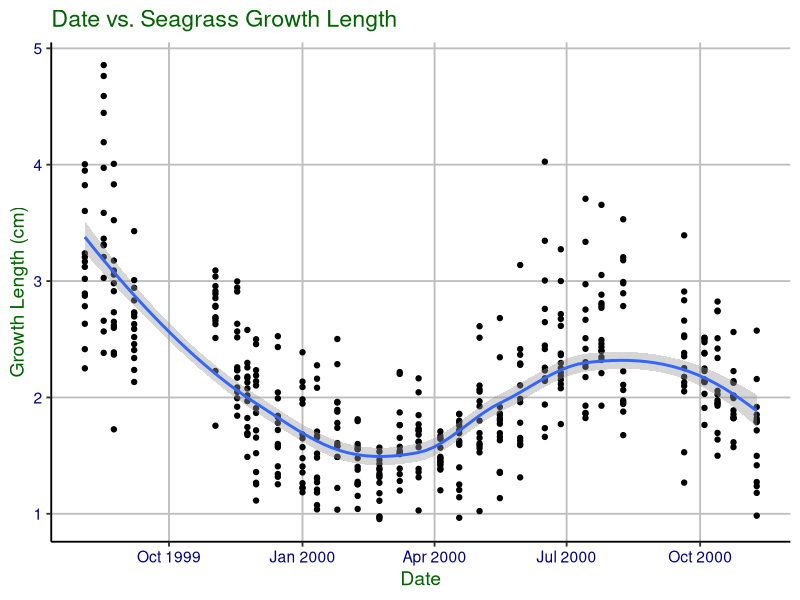
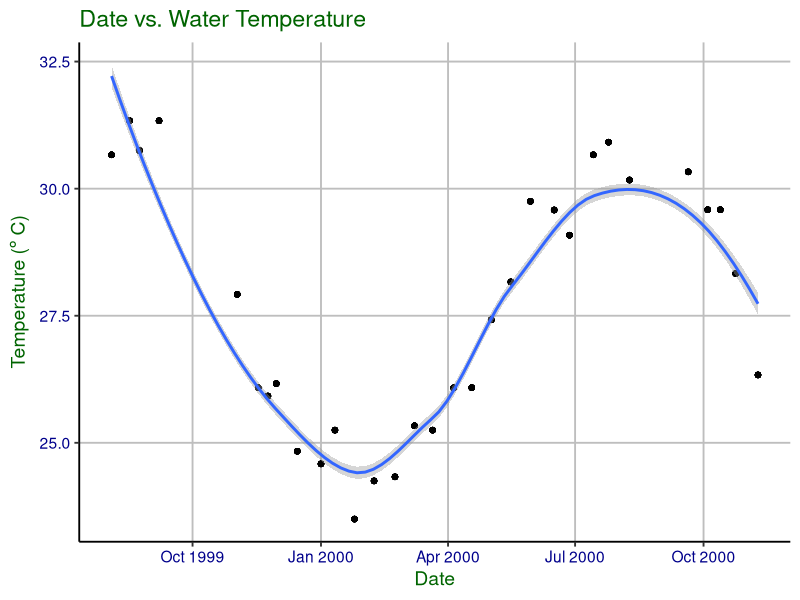
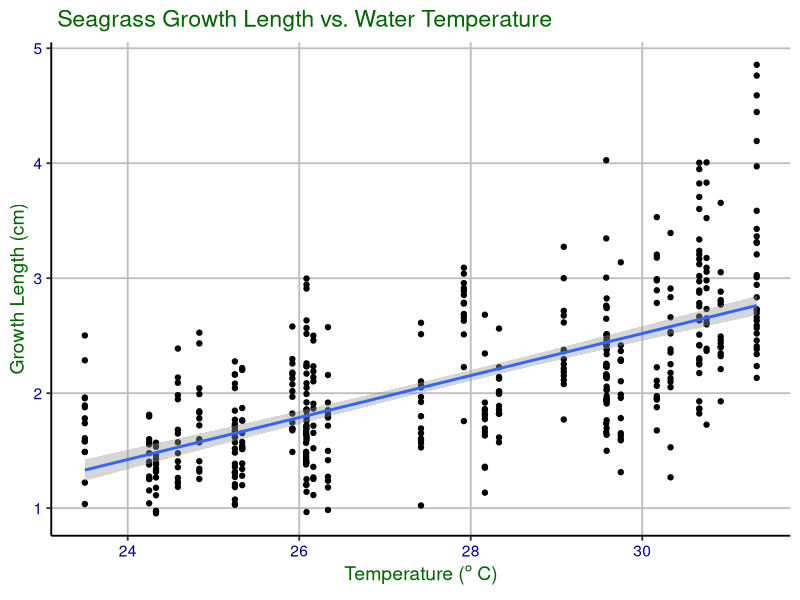
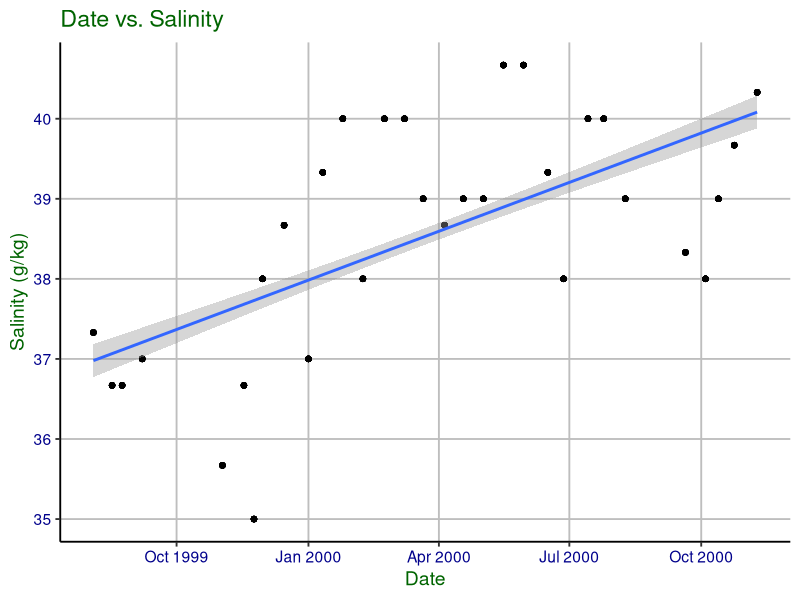
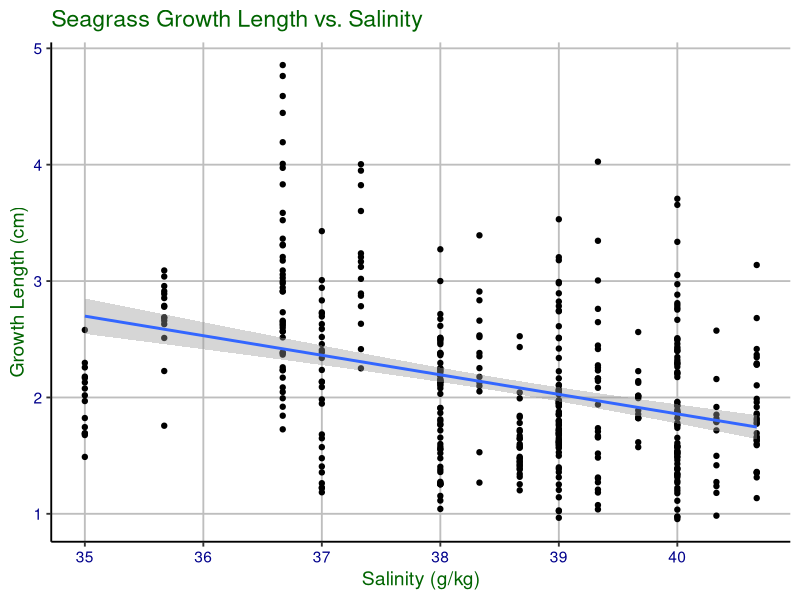

Generate these figures, in order, with R:
## ---- chunk 1
# import libraries
library(tidyverse)
library(lubridate)
library(here)

# check that here points to the project folder
here()

# setting plot theme
mytheme <- theme_classic(base_size = 14) +
  theme(axis.text = element_text(color = "darkblue"), 
        title = element_text(color='darkgreen'),
        panel.grid.major = element_line(color = "gray", linetype = "solid"))
# set theme
theme_set(mytheme)

## ---- chunk 2
# import temperature data
temp <-  read.csv("Data/Raw/Temperature-Salinity.csv")

# import salinity data
salinity <-  read.csv("Data/Raw/Temperature-Salinity.csv")

# import linear growth data
linear_growth <- read.csv("Data/Raw/Seagrass-linear-growth-rates.csv")

## ---- chunk 3
# change temp date column
temp$date <- as.Date(temp$date)

# change salinity date column
salinity$date <- as.Date(salinity$date)

# change dat column
linear_growth$date <- as.Date(linear_growth$date)
# creating a month column

## ---- chunk 4
# filtering for only reference data (represents whole experiment time)
# creating a mean temp column
# selecting needed columns
# getting rid of possible NAs
temp_processed <- temp %>% 
  filter(treatment == "reference") %>%
  mutate(mean_temp = (min_temp + max_temp) / 2) %>%
  select(date, mean_temp, exp_week) %>% 
  na.omit()

# filtering for only reference data (represents whole experiment time)
# selecting needed columns
# getting rid of possible NAs
salinity_processed <- salinity %>%
  filter(treatment == "reference") %>%
  select(date, salinity, exp_week) %>% 
  na.omit()


# filtering for only reference data (represents whole experiment time) 
# selecting needed columns
linear_growth_processed <- linear_growth %>% 
  filter(treatment == "reference") %>%
  select(date, gr_length, exp_week)

## ---- chunk 5
# joining temp data and linear growth by using experiment week
temp_lineargrowth <- full_join(temp_processed, 
                               linear_growth_processed, 
                               by = "exp_week")

# selecting the full date column and removing NAs
temp_lineargrowth_processed <- temp_lineargrowth %>%
  select(date.x, mean_temp, gr_length) %>%
  na.omit()

# joining salinity data and linear growth by using experiment week
salinity_lineargrowth <- full_join(salinity_processed, 
                                   linear_growth_processed, 
                                   by = "exp_week")

# selecting the full date column and removing NAs
salinity_lineargrowth_processed <- salinity_lineargrowth %>%
  select(date.x, salinity, gr_length) %>%
  na.omit()

## ---- chunk 6
# plot of linear growth over time
growth_time_plot <-
ggplot(temp_lineargrowth_processed,aes(x=date.x,y=gr_length)) + 
  geom_point() + 
  geom_smooth(method = 'loess') +
  labs(title = "Date vs. Seagrass Growth Length",
       y="Growth Length (cm)",
       x="Date")
plot(growth_time_plot)

# plot of temperature over time
temp_time_plot <-
ggplot(temp_lineargrowth_processed,aes(x=date.x,y=mean_temp)) + 
  geom_point() + 
  geom_smooth(method = 'loess') +
  labs(title = "Date vs. Water Temperature",
       y="Temperature (" * degree~C * ")",
       x="Date")
plot(temp_time_plot)

# plot comparing linear growth to temperature
growth_temp_plot <-
ggplot(temp_lineargrowth_processed,aes(x=mean_temp,y=gr_length)) + 
  geom_point() + 
  geom_smooth(method = "lm") +
  labs(title = " Seagrass Growth Length vs. Water Temperature",
       y="Growth Length (cm)",
       x="Temperature (" * degree~C * ")")
plot(growth_temp_plot)

## ---- chunk 7
temp_growth_regression <- 
  lm(data = temp_lineargrowth_processed,
     mean_temp ~ gr_length)
summary(temp_growth_regression)
## ---- chunk 8
# plot of salinity over time
salinity_time_plot <-
ggplot(salinity_lineargrowth_processed,aes(x=date.x,y=salinity)) + 
  geom_point() + 
  geom_smooth(method = 'lm') +
  labs(title = "Date vs. Salinity",
       y="Salinity (g/kg)",
       x="Date")
plot(salinity_time_plot)

# plot comparing linear growth to salinity
growth_salinity_plot <-
ggplot(salinity_lineargrowth_processed,aes(x=salinity,y=gr_length)) + 
  geom_point() + 
  geom_smooth(method = "lm") +
  labs(title = "Seagrass Growth Length vs. Salinity",
       y="Growth Length (cm)",
       x="Salinity (g/kg)")
plot(growth_salinity_plot)

## ---- chunk 9
# linear regression of salinity and linear growth
salinity_growth_regression <- 
  lm(data = salinity_lineargrowth_processed,
     salinity ~ gr_length)
summary(salinity_growth_regression)

# linear regression of salinity and time
salinity_time_regression <- 
  lm(data = salinity_lineargrowth_processed,
     salinity ~ date.x)
summary(salinity_time_regression)

